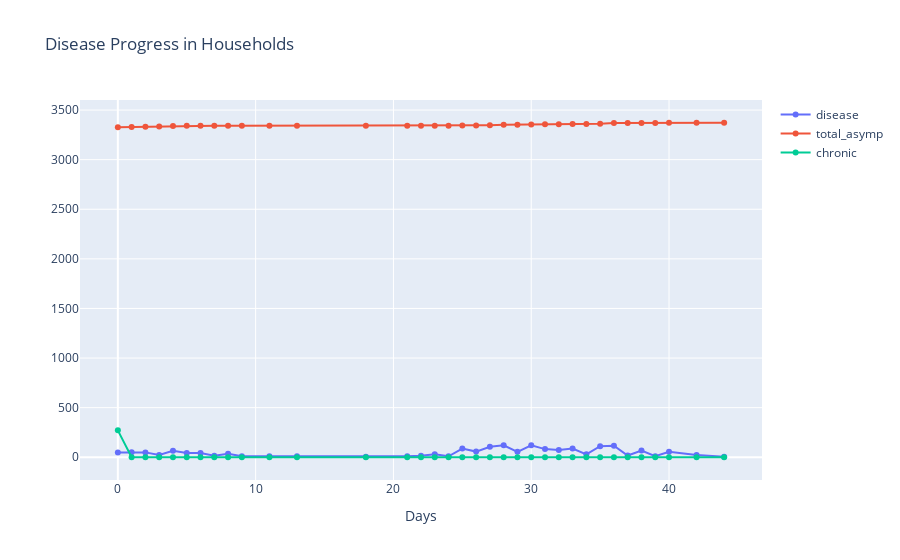

The cell this chart's notebook holds for it:
### Code cell
categories_to_plot = ['disease', 'total_asymp', 'chronic']
line_plot = go.Figure()
for category in categories_to_plot:
    line_plot.add_trace(go.Scatter(x=day_counts, y=population_df_grouped_by_day[category],
                    mode='lines+markers',
                    name=category,
                    hovertemplate='%{y}'))
line_plot.layout.xaxis.title = 'Days'
line_plot.layout.hovermode = 'x'
line_plot.layout.title = 'Disease Progress in Households'
line_plot.show()

### Figure 1 — Plotly figure (JSON) as saved in the notebook; plotly's stock layout.template omitted (floating-point values rounded to 4 significant figures)
{"data": [{"hovertemplate": "%{y}", "mode": "lines+markers", "name": "disease", "type": "scatter", "x": [0, 1, 2, 3, 4, 5, 6, 7, 8, 9, 11, 13, 18, 21, 22, 23, 24, 25, 26, 27, 28, 29, 30, 31, 32, 33, 34, 35, 36, 37, 38, 39, 40, 42, 44], "y": [49, 51, 49, 22, 65, 42, 42, 16, 36, 10, 9, 9, 6, 10, 14, 31, 10, 87, 57, 106, 121, 55, 121, 82, 74, 87, 29, 112, 116, 17, 68, 11, 55, 22, 6]}, {"hovertemplate": "%{y}", "mode": "lines+markers", "name": "total_asymp", "type": "scatter", "x": [0, 1, 2, 3, 4, 5, 6, 7, 8, 9, 11, 13, 18, 21, 22, 23, 24, 25, 26, 27, 28, 29, 30, 31, 32, 33, 34, 35, 36, 37, 38, 39, 40, 42, 44], "y": [3326, 3329, 3331, 3333, 3339, 3341, 3342, 3342, 3343, 3343, 3343, 3343, 3343, 3343, 3343, 3343, 3343, 3345, 3345, 3348, 3351, 3352, 3355, 3356, 3358, 3359, 3360, 3363, 3369, 3369, 3370, 3370, 3371, 3372, 3372]}, {"hovertemplate": "%{y}", "mode": "lines+markers", "name": "chronic", "type": "scatter", "x": [0, 1, 2, 3, 4, 5, 6, 7, 8, 9, 11, 13, 18, 21, 22, 23, 24, 25, 26, 27, 28, 29, 30, 31, 32, 33, 34, 35, 36, 37, 38, 39, 40, 42, 44], "y": [271, 1, 0, 0, 0, 0, 0, 0, 0, 0, 0, 0, 0, 0, 0, 0, 0, 1, 1, 0, 0, 0, 0, 0, 0, 0, 0, 0, 1, 0, 0, 0, 0, 0, 0]}], "layout": {"hovermode": "x", "title": {"text": "Disease Progress in Households"}, "xaxis": {"title": {"text": "Days"}}}}
